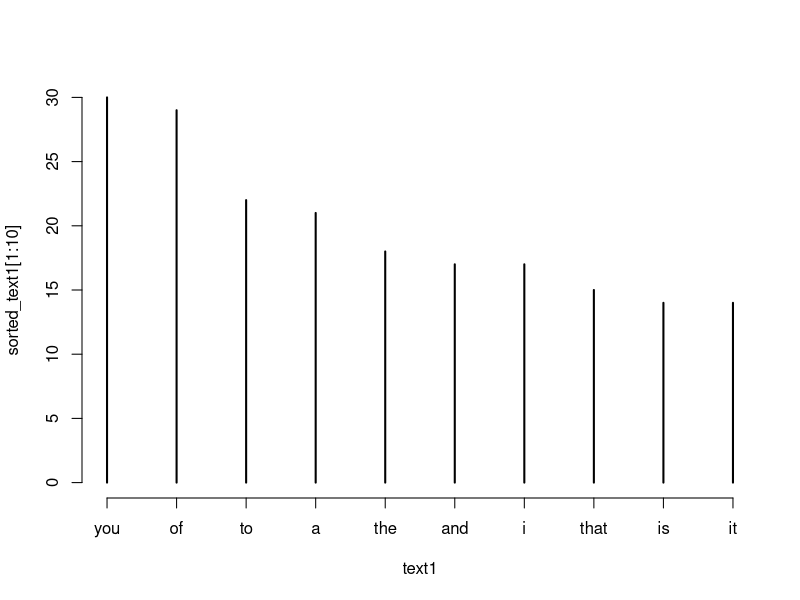

Source code (R):
# Set your working directory - go to Session - Set Working Directory - Choose 
# Directory select the Workshop folder which you have saved to your desktop.

# Load the first file
ja_ch <- scan("Austen_Texts/Chapter_Files/PP1_En.txt", what = "character", 
              sep = "\n")

# A character file has been created with 80 elements.
# View the top 6 elements of the file

head(ja_ch)

# To access an individual element or a selection of elements:
ja_ch[1]
ja_ch[3:4]

# Remove the first two lines, the title and the chapter number
ja_ch1 <- ja_ch[3:80]
# Check the first 6 lines 
head(ja_ch1)

# Load the second file, remove the first two lines and save as ja_ch1d
ja_ch_d <- scan("Austen_Texts/Chapter_Files/PP1_De.txt", what = "character", 
                sep = "\n")
ja_ch1d <- ja_ch_d[3:80]

# Remove line breaks from each file (if you wish to start over in the same 
# session rerun these two lines of code to recreate the unprocessed text)
text1 <- paste(ja_ch1, collapse = " ")
text2 <- paste(ja_ch1d, collapse = " ")
               
# The chapters are now a single string of characters

# Processing
# Change text to lower case
text1 <- tolower(text1) 
# Check in the environment pane - the capital letters have now been removed

# select words only
text1 <- strsplit(text1, "\\W") # The second argument is a regular expression

# If we look in the environment pane text1 is now a 'List of 1'
text1 <- unlist(text1) # simplify to a vector
text1
# The whole of the chapter is now displayed - but where there was punctuation we
# have "". Now we need to remove these blank spaces.
text1 <- text1[which(text1 != "")]
# This subsets the vector by removing elements which are not spaces
text1

length(text1) # number of tokens


text2 <- tolower(text2)
text2 <- strsplit(text2, "\\W")
text2 <- unlist(text2)
text2 <- text2[which(text2 != "")]
text2

# You can search for a word by its index number - R starts indexing at 1 - or by
# using the which() function.

text1[42]
text2[723]

which(text1 == "neighbourhood")
which(text2 == "nachbarschaft")

# number of times a word appears in the text
length(text1[which(text1 == "neighbourhood")])

# number of types in the text
length(unique(text2))

# create a table of frequencies
text1_freqs <- table(text1)

# sort by frequency
sorted_text1 <- sort(text1_freqs, decreasing = TRUE)

# View the top 10 most frequent words in the text
sorted_text1[1:10]

# View as a plot
plot(sorted_text1[1:10])
# If all 10 words don't appear click on the Zoom option in the plot pane.

